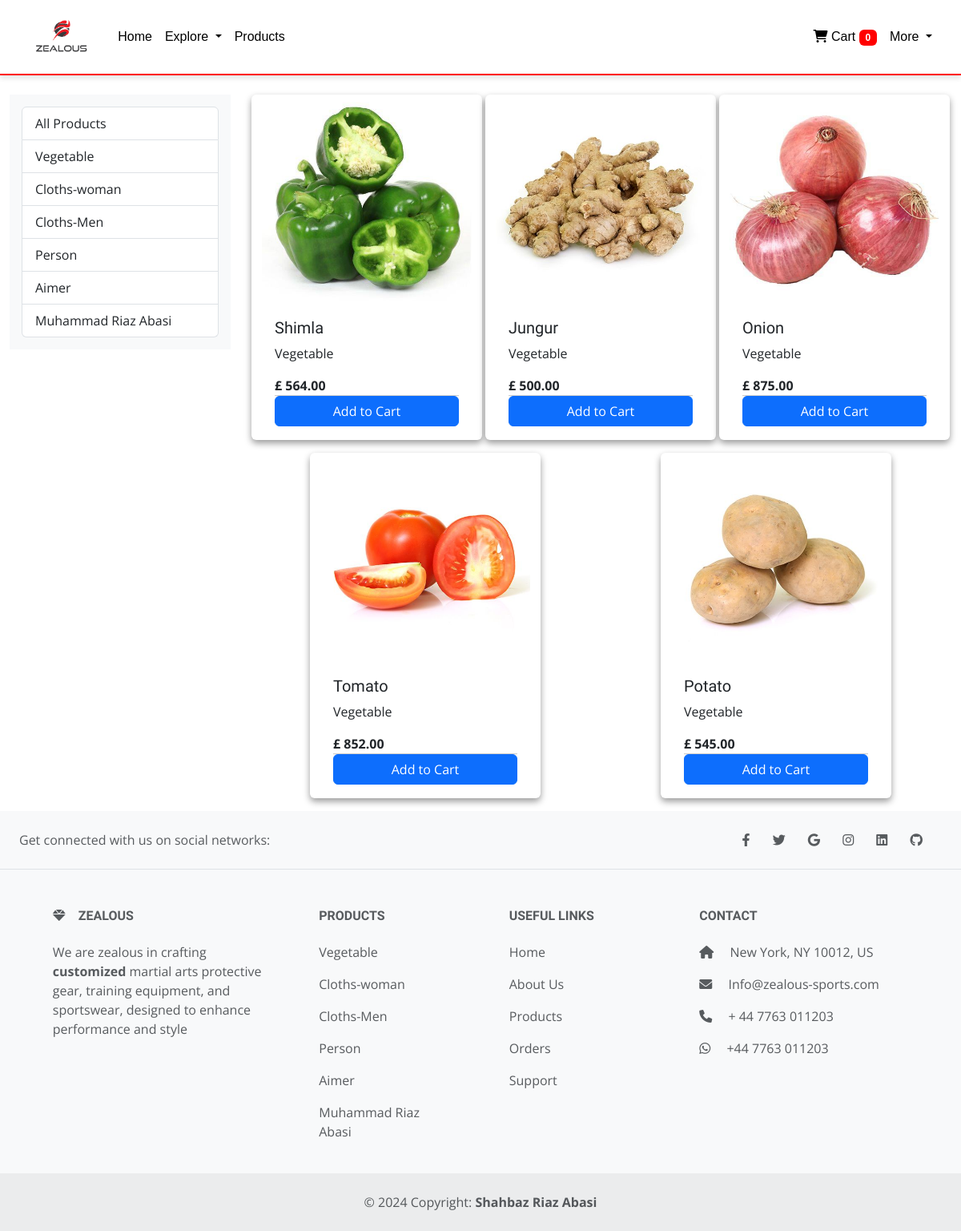
Page /products/?category=3 on the earlier database version.
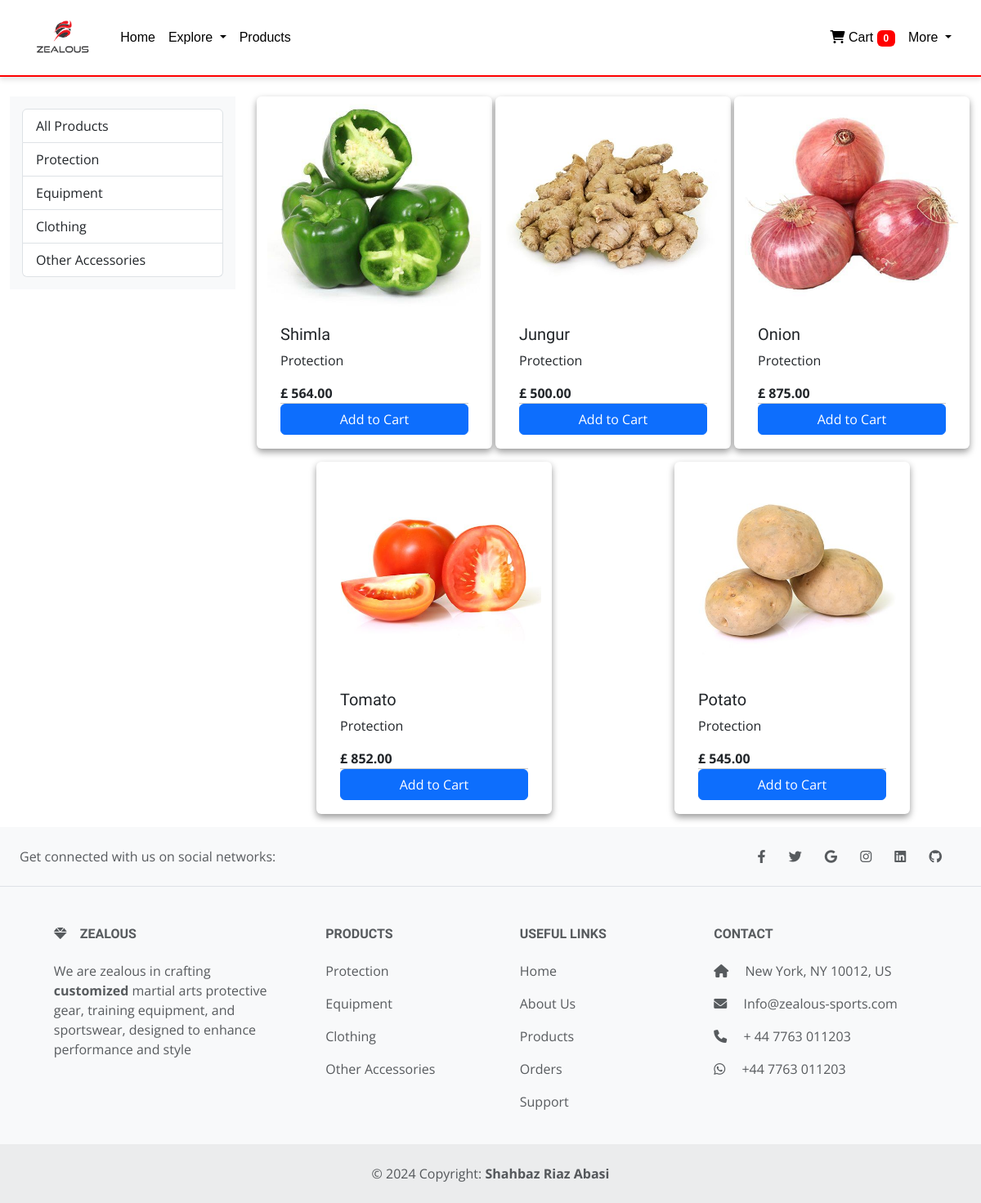
Same page on the later database version.
### store/models/category.py (models this page shows, shortened)
class Category(models.Model):
    name = models.CharField(max_length=20)
    @staticmethod
    def get_all_category():
        return Category.objects.all()
    def __str__(self):
        return self.name

### store/models/product.py (models this page shows, shortened)
class Product(models.Model):
    name = models.CharField(max_length=50)
    price = models.IntegerField(default=0)
    category= models.ForeignKey(Category, on_delete=models.CASCADE, default=1)
    description = models.CharField(max_length=1000, default='')
    image = models.ImageField(upload_to='products/')
    image2 = models.ImageField(upload_to='products/', null=True, blank=True)
    image3 = models.ImageField(upload_to='products/', null=True, blank=True)
    @staticmethod
    def get_all_products_by_id(category_id):
        if category_id:
            return Product.objects.filter(category = category_id)
        else:
            return Product.objects.all();

### store/views.py (the view)
# urls.py: path('products/', views.products, name='products'),
def products(request):
    if request.method == "POST":
        product_id = request.POST.get('product')
        remove = request.POST.get('remove')
        cart = request.session.get('cart', {})
        if product_id:
            quantity = cart.get(product_id, 0)
            if remove:
                if quantity <= 1:
                    cart.pop(product_id)
                else:
                    cart[product_id] = quantity - 1
            else:
                cart[product_id] = quantity + 1
            if cart.get(product_id) == 0:
                cart.pop(product_id)
        request.session['cart'] = cart
        return redirect('products')  # Update the redirect to point to the correct URL name
    else:  # Handle GET request
        products = None
        categories = Category.get_all_category()
        category_id = request.GET.get('category')
        if category_id:
            products = Product.get_all_products_by_id(category_id)
        else:
            products = Product.get_all_products()
        customer = None
        if 'customer_id' in request.session:
            customer = Customer.objects.filter(id=request.session['customer_id']).first()
        cart = request.session.get('cart', {})
        data = {
            'Categories': categories,
            'products': products,
            'Customer': customer,
            'cart': cart  # Add cart to the context
        }
        return render(request, 'Products.html', data)

### store/templatetags/cart.py (called while the page is built)
@register.filter(name='is_in_cart')
def is_in_cart(product, cart):
    if not cart:
        return False
    for id in cart.keys():
        if int(id) == product.id:
            return True
    return False

### store/templatetags/custom_filter.py (called while the page is built)
@register.filter(name='currency')
def currency(value):
    try:
        return f"£  {value:,.2f}"
    except (ValueError, TypeError):
        return value

### store/templates/products.html (shortened to what this page needs)
{% extends "base.html" %}
{% load cart %}
{% load custom_filter %}
{% block content %}
<div class="container-fluid mt-5">
  <div class="row">
    <div class="col-lg-3">
      <div class="sidebar">
        <div class="collapse d-lg-block" id="filterMenu">
          <div class="list-group">
            <a href="/products" class="list-group-item list-group-item-action">All Products</a>
            {% for category in Categories %}
            <a href="{% url 'products' %}?category={{ category.id }}" class="list-group-item list-group-item-action">{{ category.name }}</a>
            {% endfor %}
          </div>
        </div>
      </div>
    </div>
      <div class="col-lg-9 mx-auto" id="product">
        <div class="row mx-auto">
          {% for product in products %}
          <div class="card mx-auto mb-3" id="{{product.id}}" style="width: 18rem;">
              <a href="{% url 'cartPage' product.id %}" style="text-decoration: none; color: inherit;">
              <img src="{{ product.image.url }}" alt="Product Image" style="width: 100%; height: auto;">
              <div class="card-body">
                <h5 class="card-title">{{ product.name }}</h5>
                <p class="card-text">{{ product.category }}</p>
                <p class="card-text"><b>{{ product.price|currency }}</b></p>
              </a>
              <div class="card-footer p-0">
                {% if product|is_in_cart:cart %}
                <div class="row no-gutters d-flex align-items-center">
                  <form action="?category={{ request.GET.category }}#{{product.id}}" method="POST" class="col-2 p-0 m-0">
                    {% csrf_token %}
                    <input hidden type="text" name="product" value="{{ product.id }}">
                    <input hidden type="text" name="remove" value="{{ product.id }}">
                    <input type="submit" class="btn btn-secondary w-100" value="-">
                  </form>
                  <div class="text-center col">
                    {{ product|cart_quantity:request.session.cart }} in Cart
                  </div>
                  <form action="?category={{ request.GET.category }}#{{product.id}}" method="POST" class="col-2 p-0 m-0">
                    {% csrf_token %}
                    <input hidden type="text" name="product" value="{{ product.id }}">
                    <input type="submit" class="btn btn-secondary w-100" value="+">
                  </form>
                </div>
                {% else %}
                <form action="?category={{ request.GET.category }}#{{product.id}}" method="post" class="btn-block">
                  <input type="submit" class="btn btn-primary w-100" value="Add to Cart">
                </form>
                {% endif %}
              </div>
            </div>
          </div>
          {% endfor %}
{% endblock %}
{% block footer %}
{% include "footer.html" %}
{% endblock %}

### store/templates/base.html (shortened to what this page needs)
{% load static %}
<!doctype html>
<html lang="en">
  <head>
    <link href="https://cdn.jsdelivr.net/npm/bootstrap@5.3.3/dist/css/bootstrap.min.css" rel="stylesheet">
    <link href="https://cdn.jsdelivr.net/npm/bootstrap@5.3.3/dist/css/bootstrap.min.css" rel="stylesheet">
    <link href="https://cdn.jsdelivr.net/npm/bootstrap-icons/font/bootstrap-icons.css" rel="stylesheet">
    <link rel="stylesheet" href="https://cdnjs.cloudflare.com/ajax/libs/font-awesome/6.0.0-beta3/css/all.min.css">
    <link rel="stylesheet" href="https://cdn.jsdelivr.net/npm/remixicon@2.5.0/fonts/remixicon.css">
    <link href="{% static 'css/main.css' %}" rel="stylesheet">
  </head>
  <body>
    <nav class="navbar navbar-expand-lg navbar-dark">
      <div class="container-fluid">
        <a class="navbar-brand" href="/">
          <img src="{% static 'images/Zealous White logo.png' %}" alt="Logo" style="height: 50px;">
        </a>
        <div class="collapse navbar-collapse" id="navbarSupportedContent">
          <ul class="navbar-nav me-auto mb-2 mb-lg-0">
            <li class="nav-item">
              <a class="nav-link" aria-current="page" href="/">Home</a>
            </li>
            <li class="nav-item dropdown">
              <a class="nav-link dropdown-toggle" href="#" role="button" data-bs-toggle="dropdown" aria-expanded="false">
                Explore
              </a>
            </li>
            <li class="nav-item">
              <a href="/products" class="nav-link" aria-disabled="true">Products</a>
            </li>
          </ul>
          <ul class="navbar-nav mb-2 mb-lg-0">
            <li class="nav-item">
              <a class="nav-link " aria-current="page" href="{% url 'cart' %}"  text-decoration: none;">
                <i class="fas fa-shopping-cart"></i> Cart
                <span class="badge badge-info">{{ request.session.cart|length }}</span>
              </a>
            </li>
            <li class="nav-item dropdown">
              {% if Customer %}
              <a class="nav-link dropdown-toggle" href="#" role="button" data-bs-toggle="dropdown" aria-expanded="false">
                {{ Customer.first_name }}
              </a>
              {% else %}
              <a class="nav-link dropdown-toggle" href="#" role="button" data-bs-toggle="dropdown" aria-expanded="false">
                More
              </a>
              {% endif %}
            </li>
          </ul>
        </div>
      </div>
    </nav>
    {% block content %}
    {% endblock %}
    {% block footer %}{% endblock %}
  </body>
</html>

### store/templates/footer.html
<footer class="text-center text-lg-start bg-body-tertiary text-muted">
  <section class="d-flex justify-content-center justify-content-lg-between p-4 border-bottom">
    <div class="me-5 d-none d-lg-block">
      <span>Get connected with us on social networks:</span>
    </div>
    <div>
      <a href="" class="me-4 text-reset">
        <i class="fab fa-facebook-f"></i>
      </a>
      <a href="" class="me-4 text-reset">
        <i class="fab fa-twitter"></i>
      </a>
      <a href="" class="me-4 text-reset">
        <i class="fab fa-google"></i>
      </a>
      <a href="" class="me-4 text-reset">
        <i class="fab fa-instagram"></i>
      </a>
      <a href="" class="me-4 text-reset">
        <i class="fab fa-linkedin"></i>
      </a>
      <a href="" class="me-4 text-reset">
        <i class="fab fa-github"></i>
      </a>
    </div>
  </section>
  <section class="">
    <div class="container text-center text-md-start mt-5">
      <div class="row mt-3">
        <div class="col-md-3 col-lg-4 col-xl-3 mx-auto mb-4">
          <h6 class="text-uppercase fw-bold mb-4">
            <i class="fas fa-gem me-3"></i>ZEALOUS
          </h6>
          <p>
            We are zealous in crafting <strong>customized</strong>  martial arts protective gear, training equipment, and sportswear, designed to enhance performance and style
          </p>
        </div>
        <div class="col-md-2 col-lg-2 col-xl-2 mx-auto mb-4">
          <h6 class="text-uppercase fw-bold mb-4">
            Products
          </h6>
          <p>
            {% for category in Categories %}
            <a href="{% url 'products' %}?category={{ category.id }}" class="mt-3 mb-3 list-group-item list-group-item-action">{{ category.name }}</a>
            {% endfor %}
          </p>
        </div>
        <div class="col-md-3 col-lg-2 col-xl-2 mx-auto mb-4">
          <h6 class="text-uppercase fw-bold mb-4">
            Useful links
          </h6>
          <p>
            <a href="/" class="text-reset">Home</a>
          </p>
          <p>
            <a href="#!" class="text-reset">About Us</a>
          </p>
          <p>
            <a href="/products" class="text-reset">Products</a>
          </p>
          <p>
            <a href="/order" class="text-reset">Orders</a>
          </p>
          <p>
            <a href="#!" class="text-reset">Support</a>
          </p>
        </div>
        <div class="col-md-4 col-lg-3 col-xl-3 mx-auto mb-md-0 mb-4">
          <h6 class="text-uppercase fw-bold mb-4">Contact</h6>
          <p><i class="fas fa-home me-3"></i> New York, NY 10012, US</p>
          <p>
            <i class="fas fa-envelope me-3"></i>
            Info@zealous-sports.com
          </p>
          <p><i class="fas fa-phone me-3"></i> + 44 7763 011203</p>
          <p><i class="fab fa-whatsapp me-3"></i> +44 7763 011203</p>
        </div>
      </div>
    </div>
  </section>
  <div class="text-center p-4" style="background-color: rgba(0, 0, 0, 0.05);">
    © 2024 Copyright:
    <a class="text-reset fw-bold" target="_blank" href="https://shahbazriaz.online/">Shahbaz Riaz Abasi</a>
  </div>
</footer>

### store/static/css/main.css (style rules this page uses)
body { font-family: "Open Sans", sans-serif; color: #444444; padding-top: 70px; }
a { text-decoration: none; color: #d9232d; }
h1, h2, h3, h4, h5, h6 { font-family: "Raleway", sans-serif; }
.navbar { position: fixed; top: 0; width: 100%; z-index: 1000; background-color: #ffffff; color: #000000; padding: 1rem; border-bottom: 2px solid #ff0000; box-shadow: 0 4px 6px rgba(0, 0, 0, 0.1); }
.navbar-brand { font-family: 'Playfair Display', serif; font-size: 1.5rem; color: #ff0000; font-weight: bold; letter-spacing: 1px; }
.navbar-nav .nav-link { color: #000000; font-family: 'Montserrat', sans-serif; font-size: 1rem; padding: 0.75rem 1rem; transition: color 0.3s ease-in-out; }
.badge-info { background-color: #ff0000; color: #fff; }
#product .card { transition: transform 0.3s ease, border 0.3s ease; border: 0.5px solid transparent; box-shadow: 0 4px 8px rgba(0, 0, 0, 0.4); }
.sidebar { padding: 15px; background-color: #f8f9fa; }
@media (min-width: 992px) { .sidebar .collapse { display: block !important; } }

Differences in the rows shown:
removed Category: name "Aimer"
removed Category: name "Muhammad Riaz Abasi"
changed Category: name "Vegetable" → "Protection"
changed Category: name "Cloths-woman" → "Equipment"
changed Category: name "Cloths-Men" → "Clothing"
changed Category: name "Person" → "Other Accessories"
changed through a linked row, Product "Shimla": category "Vegetable" → "Protection"
changed through a linked row, Product "Jungur": category "Vegetable" → "Protection"
changed through a linked row, Product "Onion": category "Vegetable" → "Protection"
changed through a linked row, Product "Tomato": category "Vegetable" → "Protection"
changed through a linked row, Product "Potato": category "Vegetable" → "Protection"
